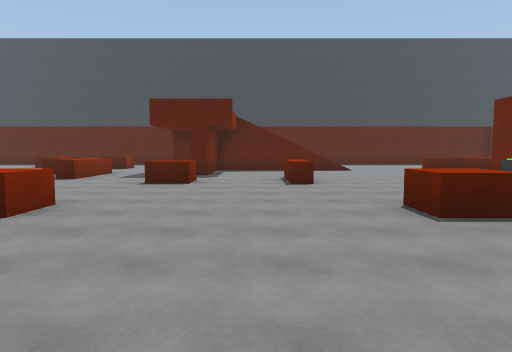
[1] (above)

19 first-person views from a walk through a Unity game level. The camera is 1.5 m above the floor, tilts 4° down and sees 70° across. The floor is counted in squares, 2 m on a side. Each view is taken from the middle of a square. On the plan, view 1 faces up. The plan holds only what a view shows up to about 11 squares ahead; the rest is blank. The place goes on beyond the plan. The player character is not drawn.

[2]
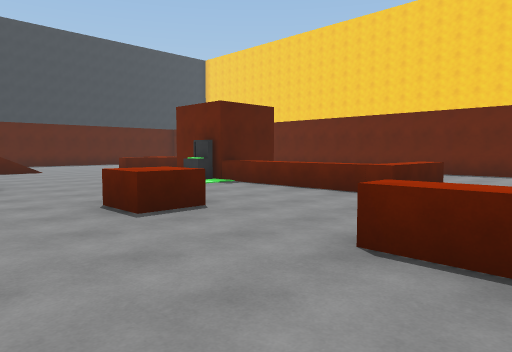

[3]
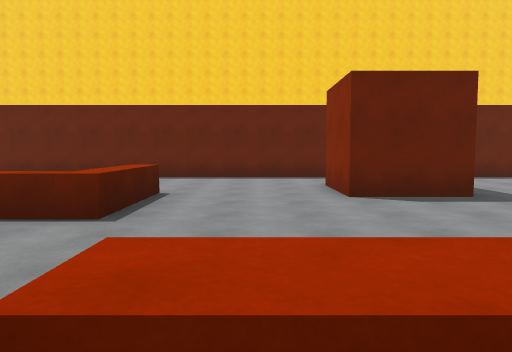

[4]
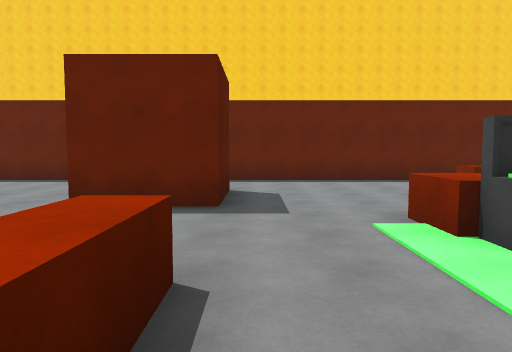

[5]
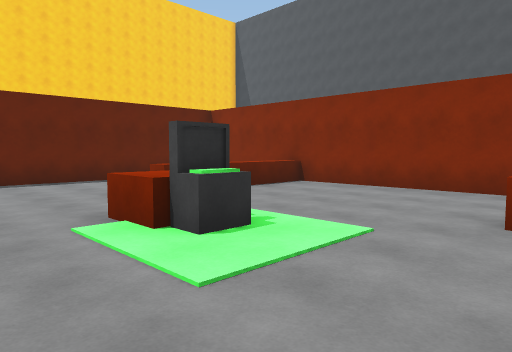

[6]
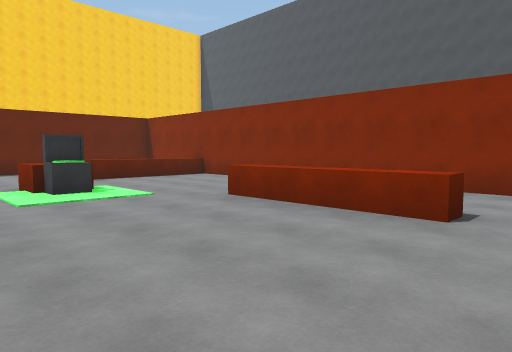

[7]
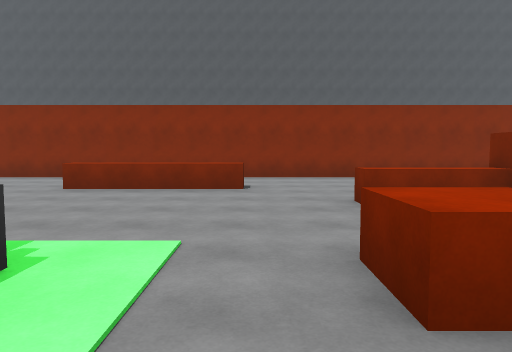

[8]
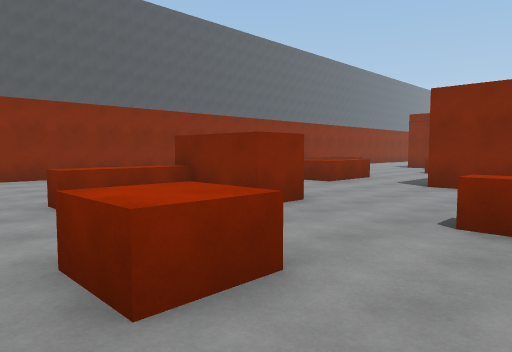

[9]
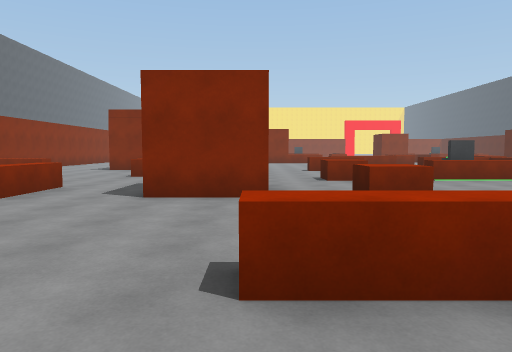

[10]
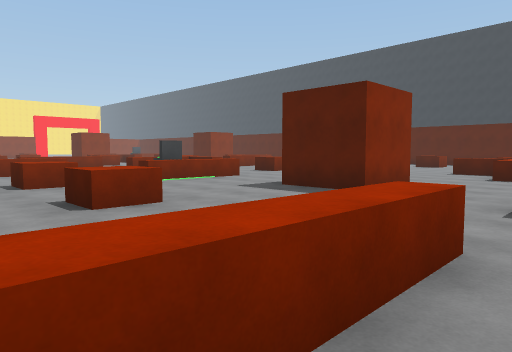

[11]
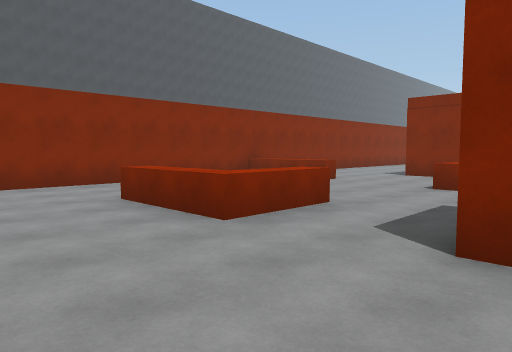

[12]
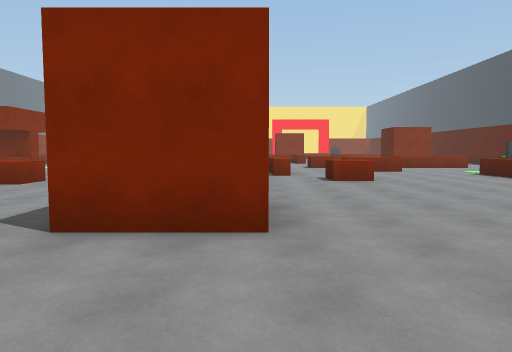

[13]
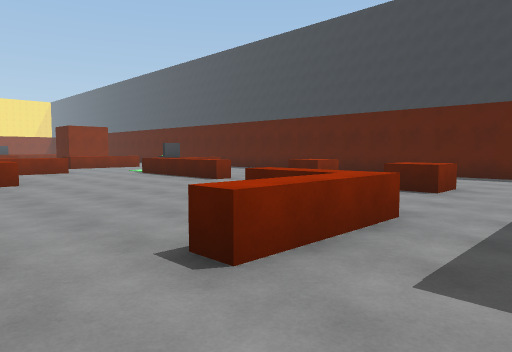

[14]
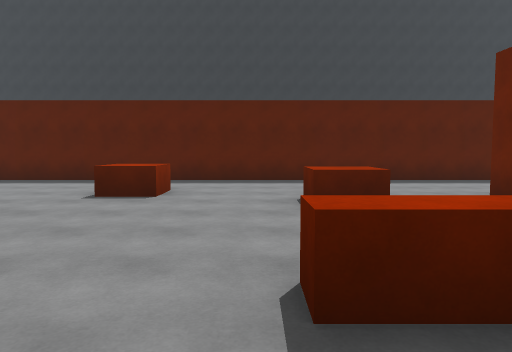

[15]
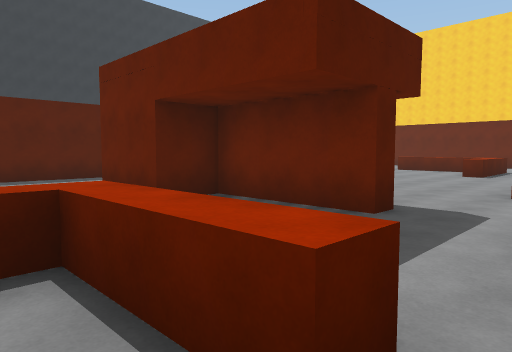

[16]
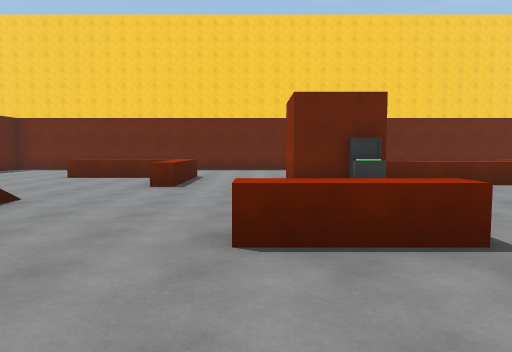

[17]
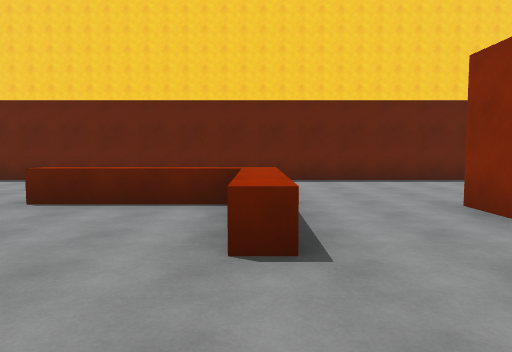

[18]
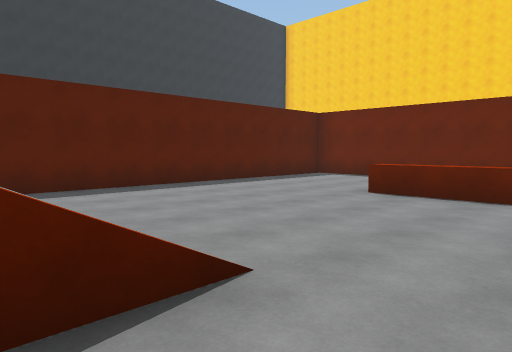

[19]
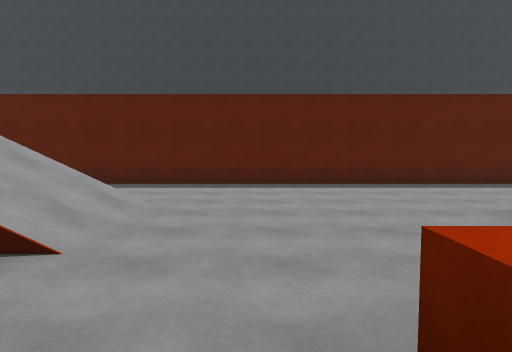

### Floor plan
Key: @ floor where view 1 was taken; # wall or solid block; . floor; / step, stairs or slope; = window, fence, low wall or low ledge; ^ raised ledge; B block; O other object.
Columns run from 14 left of view 1 to 13 right of it. Each row starts with its distance up from view 1.
 20 ##########################
 19  ... .........  .........  #
 18  ... ........   ...........#
 17   ...B.......    ..........#
 16    ..B......    /=.......  #
 15    .....B..#    //....^    #
 14 ^^^^.......#/   //....^    #
 13 ........... /   ......^    #
 12 ........^^. / ......^^^    #
 11 .........^..#..............#
 10 ..B......^.....^...........#
  9 .BB.........B..^... ###....#
  8 ^.................  O##....#
  7   .... #.......... .^    ..#
  6    ... #............^      #
  5   O...##...B....BB..^      #
  4   O.....  .B....BB..^     .#
  3    .....  ..........^^^....#
  2   ......  ^................#
  1  .BB..B.  ^......^ ........#
  0  .......  ^...@..^ ........#
 -1    .. #...^.....   ...## ..#
 -2       #......B..O ^^..## ..#
 -3     ........ ..............#
 -4  B........#  ..............#
 -5 .....^^...#^^.......OB.....#
 -6 ....  ^..   ...............#
 -7 ...   ^..   ...^^^.....^  .#
 -8 .^    ...   ...........^   #
 -9  ^    ...   ....  .....^   #
-10  =   ....  .....  .....^
-11   ########################

Positions as (right, up) in squares from view 1, and headings:
1: (0, 0), facing up
2: (0, 0), facing up-right
3: (2, 1), facing right
4: (3, -3), facing right
5: (3, -3), facing down-right
6: (-1, -3), facing down-right
7: (0, 0), facing down
8: (0, 0), facing down-left
9: (-2, -1), facing left
10: (-3, -1), facing up-left
11: (-5, -2), facing down-left
12: (-3, 7), facing left
13: (-3, 8), facing up-left
14: (-7, 10), facing up
15: (-6, 9), facing up-right
16: (-2, 10), facing right
17: (3, 12), facing right
18: (2, 12), facing up-right
19: (5, 11), facing up
